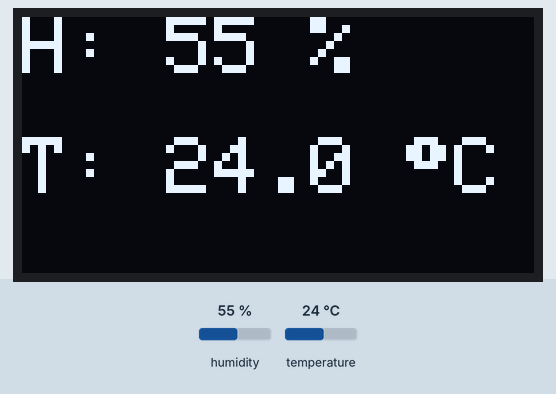
Simulated run of this sketch. Board: ESP8266 (NodeMCU). Shown: 128×64 one-colour display. Inputs (shaded band) come from the test bench; at power-on: humidity 55 %, temperature 24 °C. The display library's start-up logo is not drawn; what the sketch prints to the serial monitor is not drawn.

Above: at 3.2 s.
3.3 s: humidity set to 22 %
At 4.7 s:
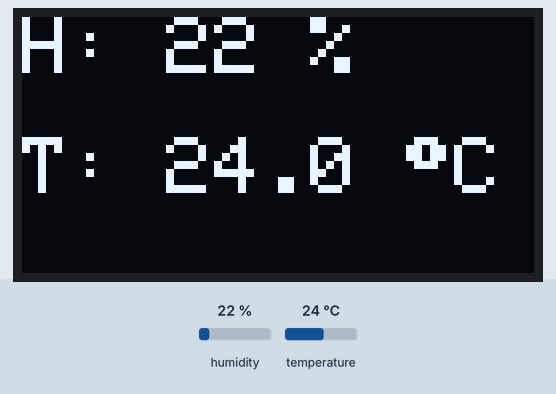
6.0 s: temperature set to 12 °C
At 7.4 s:
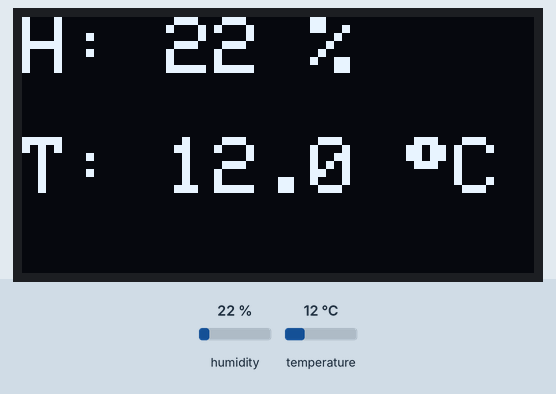
8.7 s: humidity set to 40 %
At 11.4 s:
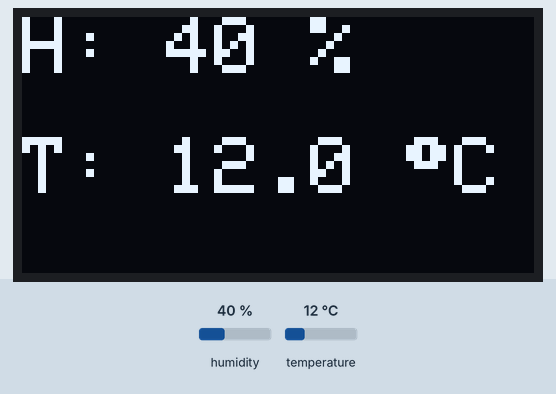
11.7 s: temperature set to 19 °C
At 13.0 s:
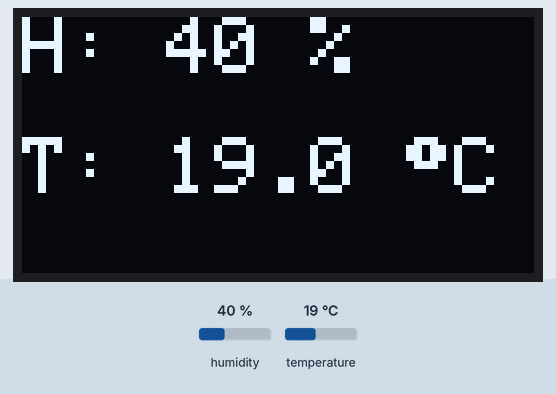
Timing chart, 0 to 14.7 s (numbered marks = the images above; inputs shaded):
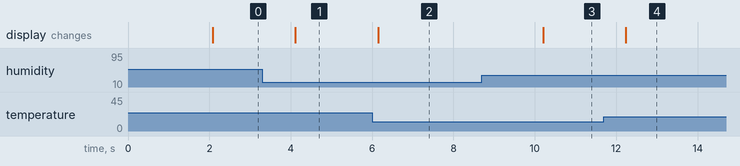

The sketch:

AWiFi_DHT22OLED.ino
```cpp
#include "DHT.h"                    //Include DHT library
#include <Wire.h>                   // Include library
#include <SPI.h>
#include <Adafruit_GFX.h>
#include <Adafruit_SSD1306.h>
#define SCREEN_WIDTH 128 // OLED display width, in pixels
#define SCREEN_HEIGHT 64 // OLED display height, in pixels

// Declaration for an SSD1306 display connected to I2C (SDA, SCL pins)
#define OLED_RESET     -1 // Reset pin # (or -1 if sharing Arduino reset pin)
Adafruit_SSD1306 OLED(SCREEN_WIDTH, SCREEN_HEIGHT, &Wire, OLED_RESET);

#define DHTTYPE DHT22
#define DHTPIN  D4
DHT dht (DHTPIN, DHTTYPE);
void setup()   {
  Serial.begin(115200);
  OLED.begin(SSD1306_SWITCHCAPVCC, 0x3C);
  // initialize with the I2C addr 0x3C (for the 128x64)

  dht.begin();

  // Show initial display buffer contents on the screen --
  // the library initializes this with an Adafruit splash screen.
  OLED.display();
  delay(2000); // Pause for 2 seconds

}
void loop() {
  float h = dht.readHumidity();
  float t = dht.readTemperature();
  float f = dht.readTemperature(true);
  if (isnan(h) || isnan(t) || isnan(f)) {
    Serial.println("Failed to read from DHT sensor!");
    return;
  } else {
    Serial.println("H: " + String(h, 0) + " % - " + "T: " + String(t, 1) + " ");
    OLED.clearDisplay();               //Clear display
    OLED.setTextColor(WHITE);          //Set text color
    OLED.setCursor(0, 0);              //Set display start position
    OLED.setTextSize(2);               //Set text size x2
    OLED.println("H: " + String(h, 0) + " %"); // Show result value
    OLED.setCursor(0, 30);            //Set display postion
    OLED.print("T: " + String(t, 1) + " ");
    OLED.write(247);
    OLED.print("C");
    OLED.display();                    //Enable display
    delay(2000);
  }

}
```

Measured:
- after the input at 3.3 s, the display: changes after 0.82 s (image 1)
- after the input at 6.0 s, the display: changes after 0.15 s (image 2)
- after the input at 8.7 s, the display: changes after 1.5 s (image 3)
- after the input at 11.7 s, the display: changes after 0.54 s (image 4)
